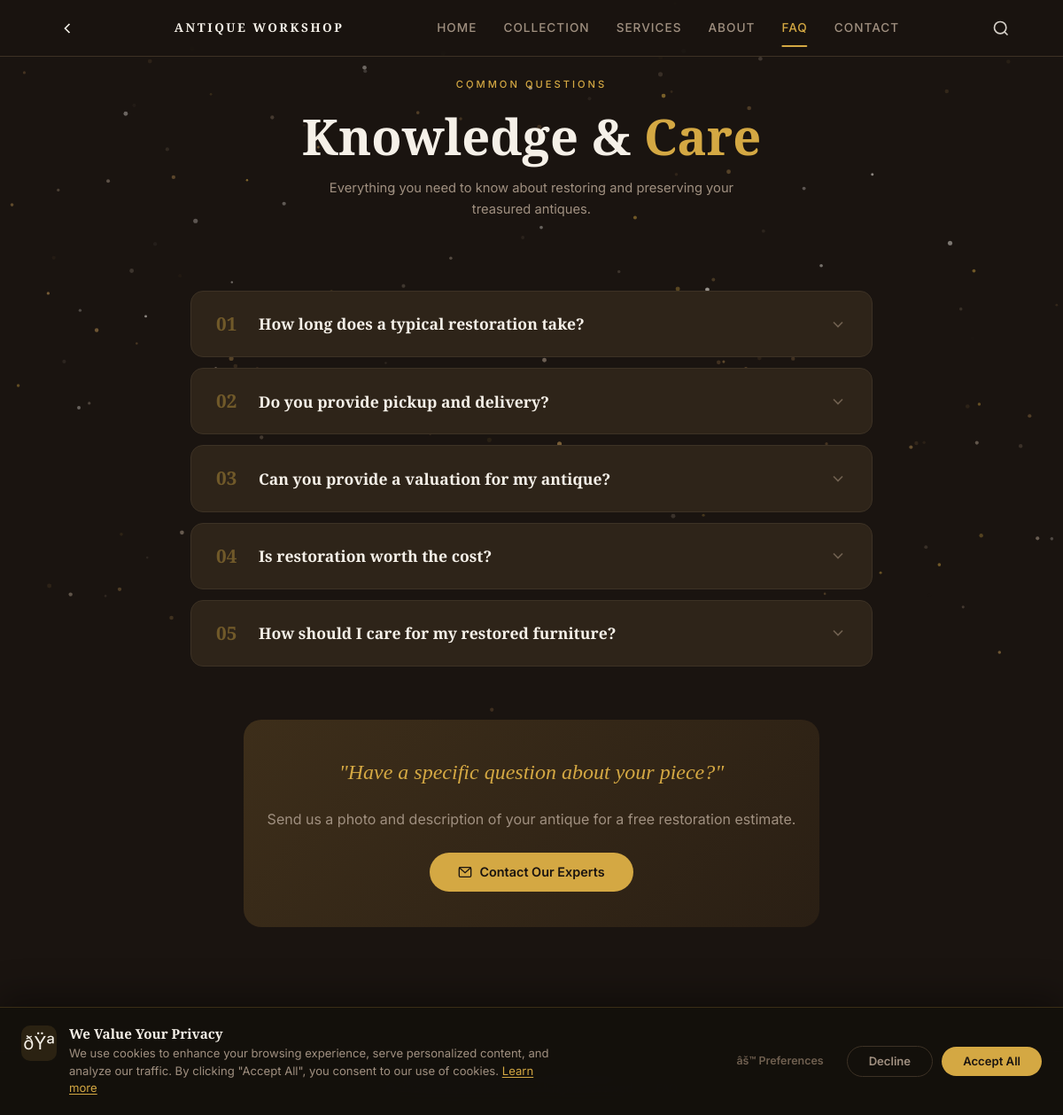
The app's page /faq.php with its own data.
### tables this page shows
CREATE TABLE IF NOT EXISTS `faqs` (
    `id` INT AUTO_INCREMENT PRIMARY KEY,
    `question` TEXT NOT NULL,
    `answer` TEXT NOT NULL,
    `display_order` INT NOT NULL DEFAULT 0,
    `is_active` TINYINT(1) NOT NULL DEFAULT 1,
    `created_at` DATETIME DEFAULT CURRENT_TIMESTAMP
);

### faq.php (the view, shortened to what this page needs)
<?php
try {
    $db = getDB();
    $faqs = $db->query("SELECT * FROM faqs WHERE is_active = 1 ORDER BY display_order ASC")->fetchAll();
} catch (Exception $e) {
    $faqs = [];
}
require_once 'includes/header.php';
?>
    <section class="faq-page-header fade-up">
        <span class="hero-tag">Common Questions</span>
        <h1>Knowledge & <span class="accent-text">Care</span></h1>
        <p>Everything you need to know about restoring and preserving your treasured antiques.</p>
    </section>
    <section class="faq-section" aria-label="Frequently Asked Questions">
        <div class="faq-wrapper">
            <?php if (!empty($faqs)): ?>
                <?php foreach ($faqs as $index => $faq): ?>
                <div class="faq-card fade-up" data-question="<?php echo strtolower(strip_tags($faq['question'])); ?>" data-answer="<?php echo strtolower(strip_tags($faq['answer'])); ?>">
                    <button class="faq-card-question" aria-expanded="false" aria-controls="faq-answer-<?php echo $index; ?>">
                        <span class="faq-card-number"><?php echo str_pad($index + 1, 2, '0', STR_PAD_LEFT); ?></span>
                        <span style="flex:1;"><?php echo htmlspecialchars($faq['question']); ?></span>
                        <svg class="faq-card-chevron" viewBox="0 0 24 24" fill="none" stroke="currentColor" stroke-width="2">
                            <polyline points="6 9 12 15 18 9"/>
                        </svg>
                    </button>
                </div>
                <?php endforeach; ?>
            <?php endif; ?>
        </div>
        <div class="cta-banner fade-up" style="margin-top: 60px;">
            <p class="italic-quote">"Have a specific question about your piece?"</p>
            <p style="margin-bottom: 24px; color: var(--text-secondary);">Send us a photo and description of your antique for a free restoration estimate.</p>
            <a href="contact.php" class="btn btn-primary pulse-glow">
                <svg viewBox="0 0 24 24" fill="none" stroke="currentColor" stroke-width="2"><rect x="2" y="4" width="20" height="16" rx="2"/><polyline points="22,4 12,13 2,4"/></svg>
                Contact Our Experts
            </a>
        </div>
    </section>
<?php require_once 'includes/footer.php'; ?>

### css/style.css (style rules this page uses)
:root { --bg-primary: #1a1410; --bg-secondary: #2a2018; --bg-card: #2e2419; --bg-input: #352c20; --accent: #d4a843; --accent-hover: #e6bc5a; --accent-dim: rgba(212, 168, 67, 0.15); --text-primary: #f5f0e8; --text-secondary:#a09080; --text-muted: #706050; --border-color: #3d3225; --overlay: rgba(20, 16, 10, 0.7); --font-heading: 'Playfair Display', Georgia, serif; --font-body: 'Inter', -apple-system, Helvetica, Arial, sans-serif; --section-pad: 60px 20px; --container-max: 1200px; --radius-sm: 8px; --radius-md: 14px; --radius-lg: 20px; --ease: cubic-bezier(0.4, 0, 0.2, 1); --duration: 0.35s; }
*, *::before, *::after { margin: 0; padding: 0; box-sizing: border-box; }
html { scroll-behavior: smooth; -webkit-text-size-adjust: 100%; }
body { font-family: var(--font-body); font-size: 15px; line-height: 1.65; color: var(--text-primary); background-color: var(--bg-primary); -webkit-font-smoothing: antialiased; padding-bottom: 70px; }
a { color: var(--accent); text-decoration: none; transition: color var(--duration) var(--ease); }
button, input, select, textarea { font-family: inherit; font-size: inherit; color: inherit; border: none; outline: none; background: none; }
h1, h2, h3, h4, h5, h6 { font-family: var(--font-heading); font-weight: 600; line-height: 1.2; color: var(--text-primary); }
h1 { font-size: clamp(2rem, 6vw, 3.5rem); }
.accent-text { color: var(--accent); }
.italic-quote { font-family: var(--font-heading); font-style: italic; color: var(--accent); font-size: clamp(1.1rem, 3vw, 1.5rem); text-align: center; }
.hero-tag { display: inline-block; font-size: 0.7rem; letter-spacing: 3px; text-transform: uppercase; color: var(--accent); margin-bottom: 16px; font-weight: 500; }
.btn { display: inline-flex; align-items: center; justify-content: center; gap: 8px; font-family: var(--font-body); font-weight: 600; font-size: 0.9rem; padding: 14px 32px; border-radius: 50px; cursor: pointer; transition: all var(--duration) var(--ease); text-align: center; line-height: 1; }
.btn-primary { background: var(--accent); color: #1a1410; }
.btn svg { width: 16px; height: 16px; fill: none; stroke: currentColor; stroke-width: 2; }
section { padding: var(--section-pad); }
.cta-banner { background: linear-gradient(135deg, #3d2e1a, #2a1f14); padding: 40px 20px; text-align: center; border-radius: var(--radius-lg); margin: 20px; }
.cta-banner .italic-quote { margin-bottom: 20px; }
.fade-up { opacity: 0; transform: translateY(30px); transition: opacity 0.6s var(--ease), transform 0.6s var(--ease); }
@media (min-width: 768px) { body { font-size: 16px; padding-bottom: 0; } }
@media (min-width: 768px) { section { padding: 80px 40px; } }
@media (min-width: 768px) { .cta-banner { margin: 40px; } }
@media (min-width: 1024px) { section { padding: 100px 60px; } }
@media (min-width: 1024px) { .cta-banner { margin: 0 60px 60px; } }
.pulse-glow { animation: pulseGlow 2.5s ease-in-out infinite; }
.faq-section { padding: 40px 20px 60px; max-width: 850px; margin: 0 auto; }
.faq-wrapper { display: flex; flex-direction: column; gap: 12px; }
.faq-card { background: var(--bg-card); border: 1px solid var(--border-color); border-radius: var(--radius-md); overflow: hidden; transition: border-color 0.35s var(--ease), box-shadow 0.35s var(--ease); }
.faq-card-question { display: flex; align-items: center; justify-content: space-between; gap: 16px; padding: 20px 24px; cursor: pointer; user-select: none; background: none; border: none; width: 100%; text-align: left; color: var(--text-primary); font-family: var(--font-heading); font-size: 1.05rem; font-weight: 600; line-height: 1.4; transition: color 0.3s; }
.faq-card-number { font-family: var(--font-heading); font-size: 1.3rem; font-weight: 700; color: var(--accent); opacity: 0.4; flex-shrink: 0; width: 32px; }
.faq-card-chevron { width: 20px; height: 20px; flex-shrink: 0; color: var(--text-muted); transition: transform 0.35s var(--ease), color 0.35s; }
.faq-page-header { text-align: center; padding: 80px 20px 40px; position: relative; }
.faq-page-header h1 { margin-bottom: 12px; }
.faq-page-header p { color: var(--text-secondary); max-width: 500px; margin: 0 auto; font-size: 0.92rem; }
@media (min-width: 768px) { .faq-section { padding: 40px 40px 80px; } }
@media (min-width: 768px) { .faq-card-question { font-size: 1.1rem; padding: 22px 28px; } }

### records on screen
faqs: index "01", question "How long does a typical restoration take?"
faqs: index "02", question "Do you provide pickup and delivery?"
faqs: index "03", question "Can you provide a valuation for my antique?"
faqs: index "04", question "Is restoration worth the cost?"
faqs: index "05", question "How should I care for my restored furniture?"
